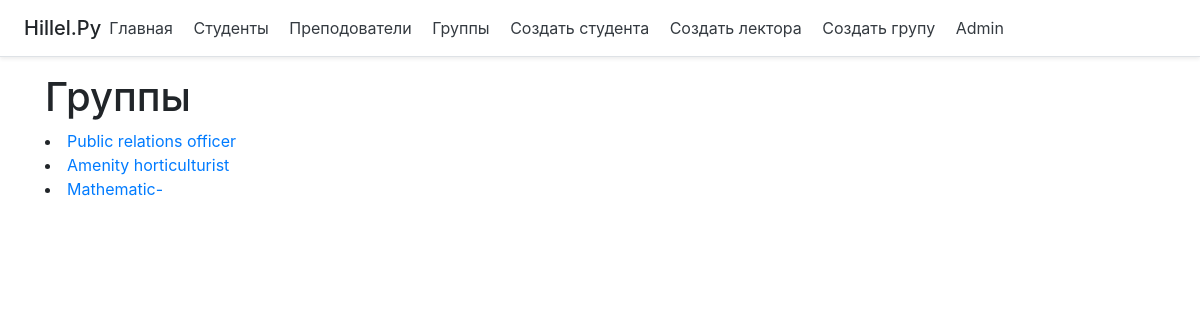
/group, run on the app's committed database.
### main/models.py (models this page shows)
class Group(models.Model):
    group_id = models.AutoField(primary_key=True)
    course = models.CharField('Название предмета', max_length=100)
    students = models.ManyToManyField(Student)
    teacher = models.OneToOneField(Lecturer, on_delete=models.CASCADE)

### main/views.py (the view)
# urls.py: path('group', views.show_group, name='group'),
def show_group(request):
    groups = Group.objects.all().order_by()
    return render(request, 'main/group.html', {'title': 'Курсы', 'groups': groups})

### main/templates/main/group.html (shortened to what this page needs)
{%extends 'main/base.html'%}
{% block content%}
<h1> Группы </h1>
{% for group in groups %}
<li>
            <a href="{% url 'show_group' group_id=group.group_id %}">
                {{ group.course}}
            </a>
</li>
    {% endfor %}
{% endblock %}

### data on the page
Group: course "Public relations officer"
Group: course "Amenity horticulturist"
Group: course "Mathematic-"
